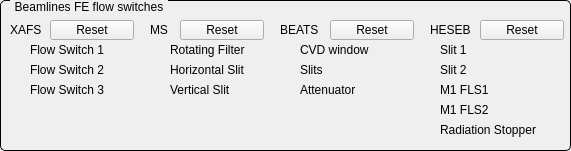
   <widget class="QGroupBox" name="titleGroupBox_8">
    <property name="geometry">
     <rect>
      <x>10</x>
      <y>490</y>
      <width>571</width>
      <height>151</height>
     </rect>
    </property>
    <property name="styleSheet">
     <string notr="true">QGroupBox {
    border: 1px solid black;
    border-radius: 5px;
    margin-top: 0.5em;
}

QGroupBox::title {
    subcontrol-origin: margin;
    left: 10px;
    padding: 0 3px 0 3px;
}</string>
    </property>
    <property name="title">
     <string>Beamlines FE flow switches</string>
    </property>
    <widget class="QESimpleShape" name="qesimpleshape_55">
     <property name="geometry">
      <rect>
       <x>10</x>
       <y>40</y>
       <width>16</width>
       <height>20</height>
      </rect>
     </property>
     <property name="ledType">
      <enum>QSimpleShape::Error</enum>
     </property>
     <property name="variable" stdset="0">
      <string>FE08-CO-FLS1:isFlowInterlock</string>
     </property>
     <property name="variableSubstitutions" stdset="0">
      <string/>
     </property>
    </widget>
    <widget class="QLabel" name="label_59">
     <property name="geometry">
      <rect>
       <x>30</x>
       <y>40</y>
       <width>101</width>
       <height>20</height>
      </rect>
     </property>
     <property name="text">
      <string>Flow Switch 1</string>
     </property>
    </widget>
    <widget class="QESimpleShape" name="qesimpleshape_58">
     <property name="geometry">
      <rect>
       <x>10</x>
       <y>60</y>
       <width>16</width>
       <height>20</height>
      </rect>
     </property>
     <property name="ledType">
      <enum>QSimpleShape::Error</enum>
     </property>
     <property name="variable" stdset="0">
      <string>FE08-CO-FLS2:isFlowInterlock</string>
     </property>
     <property name="variableSubstitutions" stdset="0">
      <string/>
     </property>
    </widget>
    <widget class="QESimpleShape" name="qesimpleshape_63">
     <property name="geometry">
      <rect>
       <x>10</x>
       <y>80</y>
       <width>16</width>
       <height>20</height>
      </rect>
     </property>
     <property name="ledType">
      <enum>QSimpleShape::Error</enum>
     </property>
     <property name="variable" stdset="0">
      <string>FE08-CO-FLS3:isFlowInterlock</string>
     </property>
     <property name="variableSubstitutions" stdset="0">
      <string/>
     </property>
    </widget>
    <widget class="QLabel" name="label_67">
     <property name="geometry">
      <rect>
       <x>10</x>
       <y>20</y>
       <width>41</width>
       <height>20</height>
      </rect>
     </property>
     <property name="text">
      <string>XAFS</string>
     </property>
    </widget>
    <widget class="QLabel" name="label_68">
     <property name="geometry">
      <rect>
       <x>170</x>
       <y>80</y>
       <width>90</width>
       <height>20</height>
      </rect>
     </property>
     <property name="text">
      <string>Vertical Slit</string>
     </property>
    </widget>
    <widget class="QLabel" name="label_69">
     <property name="geometry">
      <rect>
       <x>150</x>
       <y>20</y>
       <width>41</width>
       <height>20</height>
      </rect>
     </property>
     <property name="text">
      <string>MS</string>
     </property>
    </widget>
    <widget class="QESimpleShape" name="qesimpleshape_59">
     <property name="geometry">
      <rect>
       <x>150</x>
       <y>60</y>
       <width>16</width>
       <height>20</height>
      </rect>
     </property>
     <property name="ledType">
      <enum>QSimpleShape::Error</enum>
     </property>
     <property name="colour0" stdset="0">
      <color>
       <red>240</red>
       <green>5</green>
       <blue>5</blue>
      </color>
     </property>
     <property name="colour1" stdset="0">
      <color>
       <red>60</red>
       <green>20</green>
       <blue>20</blue>
      </color>
     </property>
     <property name="variable" stdset="0">
      <string>I09FE-CO-HS:isFlowInterlock</string>
     </property>
     <property name="variableSubstitutions" stdset="0">
      <string/>
     </property>
    </widget>
    <widget class="QLabel" name="label_61">
     <property name="geometry">
      <rect>
       <x>170</x>
       <y>40</y>
       <width>101</width>
       <height>20</height>
      </rect>
     </property>
     <property name="text">
      <string>Rotating Filter</string>
     </property>
    </widget>
    <widget class="QESimpleShape" name="qesimpleshape_68">
     <property name="geometry">
      <rect>
       <x>150</x>
       <y>80</y>
       <width>16</width>
       <height>20</height>
      </rect>
     </property>
     <property name="ledType">
      <enum>QSimpleShape::Error</enum>
     </property>
     <property name="colour0" stdset="0">
      <color>
       <red>240</red>
       <green>5</green>
       <blue>5</blue>
      </color>
     </property>
     <property name="colour1" stdset="0">
      <color>
       <red>60</red>
       <green>20</green>
       <blue>20</blue>
      </color>
     </property>
     <property name="variable" stdset="0">
      <string>I09FE-CO-VS:isFlowInterlock</string>
     </property>
     <property name="variableSubstitutions" stdset="0">
      <string/>
     </property>
    </widget>
    <widget class="QESimpleShape" name="qesimpleshape_60">
     <property name="geometry">
      <rect>
       <x>150</x>
       <y>40</y>
       <width>16</width>
       <height>20</height>
      </rect>
     </property>
     <property name="ledType">
      <enum>QSimpleShape::Error</enum>
     </property>
     <property name="colour0" stdset="0">
      <color>
       <red>240</red>
       <green>5</green>
       <blue>5</blue>
      </color>
     </property>
     <property name="colour1" stdset="0">
      <color>
       <red>60</red>
       <green>20</green>
       <blue>20</blue>
      </color>
     </property>
     <property name="variable" stdset="0">
      <string>I09FE-CO-RFI:isFlowInterlock</string>
     </property>
     <property name="variableSubstitutions" stdset="0">
      <string/>
     </property>
    </widget>
    <widget class="QLabel" name="label_57">
     <property name="geometry">
      <rect>
       <x>170</x>
       <y>60</y>
       <width>101</width>
       <height>20</height>
      </rect>
     </property>
     <property name="text">
      <string>Horizontal Slit</string>
     </property>
    </widget>
    <widget class="QLabel" name="label_58">
     <property name="geometry">
      <rect>
       <x>440</x>
       <y>60</y>
       <width>101</width>
       <height>20</height>
      </rect>
     </property>
     <property name="text">
      <string>Slit 2</string>
     </property>
    </widget>
    <widget class="QLabel" name="label_74">
     <property name="geometry">
      <rect>
       <x>440</x>
       <y>80</y>
       <width>90</width>
       <height>20</height>
      </rect>
     </property>
     <property name="text">
      <string>M1 FLS1</string>
     </property>
    </widget>
    <widget class="QESimpleShape" name="qesimpleshape_56">
     <property name="geometry">
      <rect>
       <x>280</x>
       <y>40</y>
       <width>16</width>
       <height>20</height>
      </rect>
     </property>
     <property name="ledType">
      <enum>QSimpleShape::Error</enum>
     </property>
     <property name="colour0" stdset="0">
      <color>
       <red>240</red>
       <green>5</green>
       <blue>5</blue>
      </color>
     </property>
     <property name="colour1" stdset="0">
      <color>
       <red>60</red>
       <green>20</green>
       <blue>20</blue>
      </color>
     </property>
     <property name="variable" stdset="0">
      <string>I10FE-CO-CVD-FLS:isInterlock</string>
     </property>
     <property name="variableSubstitutions" stdset="0">
      <string/>
     </property>
    </widget>
    <widget class="QESimpleShape" name="qesimpleshape_69">
     <property name="geometry">
      <rect>
       <x>420</x>
       <y>100</y>
       <width>16</width>
       <height>20</height>
      </rect>
     </property>
     <property name="ledType">
      <enum>QSimpleShape::Error</enum>
     </property>
     <property name="colour0" stdset="0">
      <color>
       <red>240</red>
       <green>5</green>
       <blue>5</blue>
      </color>
     </property>
     <property name="colour1" stdset="0">
      <color>
       <red>60</red>
       <green>20</green>
       <blue>20</blue>
      </color>
     </property>
     <property name="variable" stdset="0">
      <string>I11FE-CO-MIR1-FLS2:isInterlock</string>
     </property>
     <property name="variableSubstitutions" stdset="0">
      <string/>
     </property>
    </widget>
    <widget class="QLabel" name="label_60">
     <property name="geometry">
      <rect>
       <x>300</x>
       <y>40</y>
       <width>90</width>
       <height>20</height>
      </rect>
     </property>
     <property name="text">
      <string>CVD window</string>
     </property>
    </widget>
    <widget class="QESimpleShape" name="qesimpleshape_70">
     <property name="geometry">
      <rect>
       <x>420</x>
       <y>80</y>
       <width>16</width>
       <height>20</height>
      </rect>
     </property>
     <property name="ledType">
      <enum>QSimpleShape::Error</enum>
     </property>
     <property name="colour0" stdset="0">
      <color>
       <red>240</red>
       <green>5</green>
       <blue>5</blue>
      </color>
     </property>
     <property name="colour1" stdset="0">
      <color>
       <red>60</red>
       <green>20</green>
       <blue>20</blue>
      </color>
     </property>
     <property name="variable" stdset="0">
      <string>I11FE-CO-MIR1-FLS1:isInterlock</string>
     </property>
     <property name="variableSubstitutions" stdset="0">
      <string/>
     </property>
    </widget>
    <widget class="QESimpleShape" name="qesimpleshape_71">
     <property name="geometry">
      <rect>
       <x>280</x>
       <y>80</y>
       <width>16</width>
       <height>20</height>
      </rect>
     </property>
     <property name="ledType">
      <enum>QSimpleShape::Error</enum>
     </property>
     <property name="colour0" stdset="0">
      <color>
       <red>240</red>
       <green>5</green>
       <blue>5</blue>
      </color>
     </property>
     <property name="colour1" stdset="0">
      <color>
       <red>60</red>
       <green>20</green>
       <blue>20</blue>
      </color>
     </property>
     <property name="variable" stdset="0">
      <string>I10FE-CO-ATTN-FLS:isInterlock</string>
     </property>
     <property name="variableSubstitutions" stdset="0">
      <string/>
     </property>
    </widget>
    <widget class="QESimpleShape" name="qesimpleshape_72">
     <property name="geometry">
      <rect>
       <x>420</x>
       <y>120</y>
       <width>16</width>
       <height>20</height>
      </rect>
     </property>
     <property name="ledType">
      <enum>QSimpleShape::Error</enum>
     </property>
     <property name="colour0" stdset="0">
      <color>
       <red>240</red>
       <green>5</green>
       <blue>5</blue>
      </color>
     </property>
     <property name="colour1" stdset="0">
      <color>
       <red>60</red>
       <green>20</green>
       <blue>20</blue>
      </color>
     </property>
     <property name="variable" stdset="0">
      <string>I11FE-CO-PHST-FLS:isInterlock</string>
     </property>
     <property name="variableSubstitutions" stdset="0">
      <string/>
     </property>
    </widget>
    <widget class="QLabel" name="label_76">
     <property name="geometry">
      <rect>
       <x>280</x>
       <y>20</y>
       <width>51</width>
       <height>20</height>
      </rect>
     </property>
     <property name="text">
      <string>BEATS</string>
     </property>
    </widget>
    <widget class="QLabel" name="label_77">
     <property name="geometry">
      <rect>
       <x>430</x>
       <y>20</y>
       <width>51</width>
       <height>20</height>
      </rect>
     </property>
     <property name="text">
      <string>HESEB</string>
     </property>
    </widget>
    <widget class="QLabel" name="label_63">
     <property name="geometry">
      <rect>
       <x>440</x>
       <y>40</y>
       <width>90</width>
       <height>20</height>
      </rect>
     </property>
     <property name="text">
      <string>Slit 1</string>
     </property>
    </widget>
    <widget class="QESimpleShape" name="qesimpleshape_73">
     <property name="geometry">
      <rect>
       <x>420</x>
       <y>40</y>
       <width>16</width>
       <height>20</height>
      </rect>
     </property>
     <property name="ledType">
      <enum>QSimpleShape::Error</enum>
     </property>
     <property name="colour0" stdset="0">
      <color>
       <red>240</red>
       <green>5</green>
       <blue>5</blue>
      </color>
     </property>
     <property name="colour1" stdset="0">
      <color>
       <red>60</red>
       <green>20</green>
       <blue>20</blue>
      </color>
     </property>
     <property name="variable" stdset="0">
      <string>I11FE-CO-XYS1-FLS:isInterlock</string>
     </property>
     <property name="variableSubstitutions" stdset="0">
      <string/>
     </property>
    </widget>
    <widget class="QLabel" name="label_78">
     <property name="geometry">
      <rect>
       <x>440</x>
       <y>100</y>
       <width>101</width>
       <height>20</height>
      </rect>
     </property>
     <property name="text">
      <string>M1 FLS2</string>
     </property>
    </widget>
    <widget class="QLabel" name="label_79">
     <property name="geometry">
      <rect>
       <x>440</x>
       <y>120</y>
       <width>121</width>
       <height>20</height>
      </rect>
     </property>
     <property name="text">
      <string>Radiation Stopper </string>
     </property>
    </widget>
    <widget class="QESimpleShape" name="qesimpleshape_74">
     <property name="geometry">
      <rect>
       <x>280</x>
       <y>60</y>
       <width>16</width>
       <height>20</height>
      </rect>
     </property>
     <property name="ledType">
      <enum>QSimpleShape::Error</enum>
     </property>
     <property name="colour0" stdset="0">
      <color>
       <red>240</red>
       <green>5</green>
       <blue>5</blue>
      </color>
     </property>
     <property name="colour1" stdset="0">
      <color>
       <red>60</red>
       <green>20</green>
       <blue>20</blue>
      </color>
     </property>
     <property name="variable" stdset="0">
      <string>I10FE-CO-SLIT-FLS:isInterlock</string>
     </property>
     <property name="variableSubstitutions" stdset="0">
      <string/>
     </property>
    </widget>
    <widget class="QLabel" name="label_80">
     <property name="geometry">
      <rect>
       <x>300</x>
       <y>60</y>
       <width>101</width>
       <height>20</height>
      </rect>
     </property>
     <property name="text">
      <string>Slits</string>
     </property>
    </widget>
    <widget class="QESimpleShape" name="qesimpleshape_75">
     <property name="geometry">
      <rect>
       <x>420</x>
       <y>60</y>
       <width>16</width>
       <height>20</height>
      </rect>
     </property>
     <property name="ledType">
      <enum>QSimpleShape::Error</enum>
     </property>
     <property name="colour0" stdset="0">
      <color>
       <red>240</red>
       <green>5</green>
       <blue>5</blue>
      </color>
     </property>
     <property name="colour1" stdset="0">
      <color>
       <red>60</red>
       <green>20</green>
       <blue>20</blue>
      </color>
     </property>
     <property name="variable" stdset="0">
      <string>I11FE-CO-XYS2-FLS:isInterlock</string>
     </property>
     <property name="variableSubstitutions" stdset="0">
      <string/>
     </property>
    </widget>
    <widget class="QLabel" name="label_81">
     <property name="geometry">
      <rect>
       <x>300</x>
       <y>80</y>
       <width>90</width>
       <height>20</height>
      </rect>
     </property>
     <property name="text">
      <string>Attenuator</string>
     </property>
    </widget>
    <widget class="QLabel" name="label_64">
     <property name="geometry">
      <rect>
       <x>30</x>
       <y>60</y>
       <width>101</width>
       <height>20</height>
      </rect>
     </property>
     <property name="text">
      <string>Flow Switch 2</string>
     </property>
    </widget>
    <widget class="QLabel" name="label_65">
     <property name="geometry">
      <rect>
       <x>30</x>
       <y>80</y>
       <width>101</width>
       <height>20</height>
      </rect>
     </property>
     <property name="text">
      <string>Flow Switch 3</string>
     </property>
    </widget>
    <widget class="QEPushButton" name="qepushbutton_5">
     <property name="geometry">
      <rect>
       <x>50</x>
       <y>20</y>
       <width>84</width>
       <height>20</height>
      </rect>
     </property>
     <property name="text">
      <string>Reset</string>
     </property>
     <property name="variable" stdset="0">
      <string>FE08-CO-FLS:reset</string>
     </property>
    </widget>
    <widget class="QEPushButton" name="qepushbutton_6">
     <property name="geometry">
      <rect>
       <x>180</x>
       <y>20</y>
       <width>84</width>
       <height>20</height>
      </rect>
     </property>
     <property name="text">
      <string>Reset</string>
     </property>
     <property name="variable" stdset="0">
      <string>I09FE-CO-FLS:resetInterlock</string>
     </property>
    </widget>
    <widget class="QEPushButton" name="qepushbutton_7">
     <property name="geometry">
      <rect>
       <x>330</x>
       <y>20</y>
       <width>84</width>
       <height>20</height>
      </rect>
     </property>
     <property name="text">
      <string>Reset</string>
     </property>
     <property name="variable" stdset="0">
      <string>I10-CO:resetInterlock</string>
     </property>
    </widget>
    <widget class="QEPushButton" name="qepushbutton_8">
     <property name="geometry">
      <rect>
       <x>480</x>
       <y>20</y>
       <width>84</width>
       <height>20</height>
      </rect>
     </property>
     <property name="text">
      <string>Reset</string>
     </property>
     <property name="variable" stdset="0">
      <string>I11FE-CO-FLS:resetInterlock</string>
     </property>
    </widget>
   </widget>
